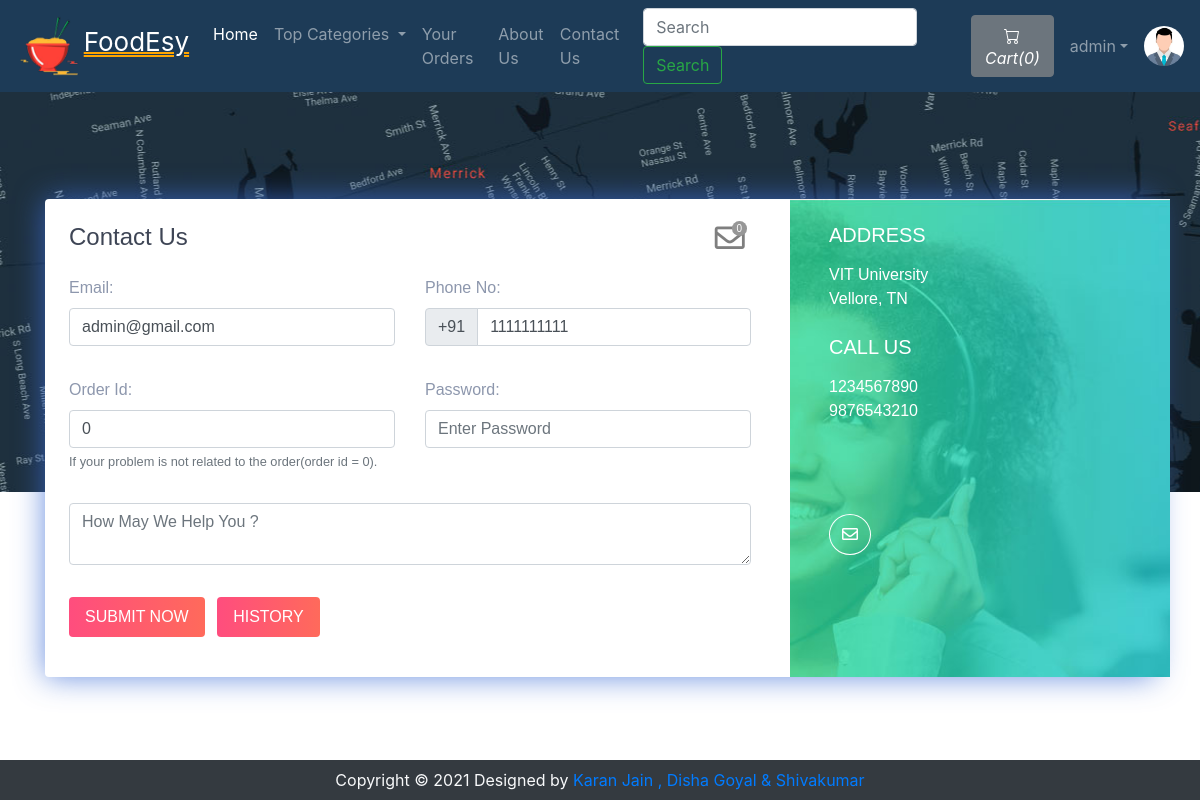
The app's page /contact.php (signed in) with its own data.
### tables this page shows
CREATE TABLE `sitedetail` (
  `tempId` int(11) NOT NULL,
  `systemName` varchar(21) NOT NULL,
  `email` varchar(35) NOT NULL,
  `contact1` bigint(21) NOT NULL,
  `contact2` bigint(21) DEFAULT NULL COMMENT 'Optional',
  `address` text NOT NULL,
  `dateTime` datetime NOT NULL DEFAULT current_timestamp()
);

CREATE TABLE `users` (
  `id` int(21) NOT NULL,
  `username` varchar(21) NOT NULL,
  `firstName` varchar(21) NOT NULL,
  `lastName` varchar(21) NOT NULL,
  `email` varchar(35) NOT NULL,
  `phone` bigint(20) NOT NULL,
  `userType` enum('0','1') NOT NULL DEFAULT '0' COMMENT '0=user\r\n1=admin',
  `password` varchar(255) NOT NULL,
  `joinDate` datetime NOT NULL DEFAULT current_timestamp()
);

### contact.php (the view, shortened to what this page needs)
<!doctype html>
<html lang="en">
  <head>
    <link rel="stylesheet" href="https://stackpath.bootstrapcdn.com/bootstrap/4.5.0/css/bootstrap.min.css">
    <link rel="stylesheet" href="https://use.fontawesome.com/releases/v5.8.2/css/all.css">
  </head>
  <body>
  <?php include 'partials/_dbconnect.php';?>
  <?php include 'partials/_nav.php';?>
      <div class="contact2" style="background-image:url(img/map.jpg);height: 400px;" id="contact">
        <div class="container">
          <div class="row contact-container">
            <div class="col-lg-12">
              <div class="card card-shadow border-0 mb-4">
                <div class="row">
                  <div class="col-lg-8">
                    <div class="contact-box p-4">
                      <div class="row">
                        <div class="col-lg-8">
                          <h4 class="title">Contact Us</h4>
                        </div>
                        <?php if($loggedin){ ?>
                          <div class="col-lg-4">
                            <div class="icon-badge-container mx-1" style="padding-left: 167px;">
                              <a href="#" data-toggle="modal" data-target="#adminReply"><i class="far fa-envelope icon-badge-icon"></i></a>
                              <div class="icon-badge"><b><span id="totalMessage">0</span></b></div>
                            </div>
                          </div>
                        <?php } ?>
                      </div>
                      <?php
                          $passSql = "SELECT * FROM users WHERE id='$userId'";
                          $passResult = mysqli_query($conn, $passSql);
                          $passRow=mysqli_fetch_assoc($passResult);
                          $email = isset($passRow['email'])?$passRow['email']:"";
                          $phone = isset($passRow['phone'])?$passRow['phone']:"";
                      ?>
                      <form action="partials/_manageContactUs.php" method="POST">
                        <div class="row">
                          <div class="col-lg-6">
                            <div class="form-group mt-3">
                                <b><label for="email">Email:</label></b>
                                <input type="email" class="form-control" id="email" name="email" placeholder="Enter Your Email" required value="<?php echo $email ?>">
                            </div>
                          </div>
                          <div class="col-lg-6">
                            <div class="form-group mt-3">
                                <b><label for="phone">Phone No:</label></b>
                                <div class="input-group mb-3">
                                    <div class="input-group-prepend">
                                      <span class="input-group-text" id="basic-addon">+91</span>
                                    </div>
                                    <input type="tel" class="form-control" id="phone" name="phone" aria-describedby="basic-addon" placeholder="Enter Your Phone Number" required pattern="[0-9]{10}" value="<?php echo $phone ?>">
                                </div>
                            </div>
                          </div>
                          <div class="col-lg-6">
                            <div class="form-group mt-3">
                              <b><label for="orderId">Order Id:</label></b>
                              <input class="form-control" type="text" id="orderId" name="orderId" placeholder="Order Id" value="0">
                              <small id="orderIdHelp" class="form-text text-muted">If your problem is not related to the order(order id = 0).</small>
                            </div>
                          </div>
                          <div class="col-lg-6">
                            <div class="form-group mt-3">
                              <b><label for="password">Password:</label></b>
                              <input class="form-control" id="password" name="password" placeholder="Enter Password" type="password" placeholder="Enter Your Password" required data-toggle="password">
                            </div>
                          </div>
                          <div class="col-lg-12">
                            <div class="form-group  mt-3">
                                <textarea class="form-control" id="message" name="message" rows="2" required minlength="6" placeholder="How May We Help You ?"></textarea>
                            </div>
                          </div>
                          <?php if($loggedin){ ?>
                            <div class="col-lg-12">
                              <button type="submit" class="btn btn-danger-gradiant mt-3 mb-3 text-white border-0 py-2 px-3"><span> SUBMIT NOW <i class="ti-arrow-right"></i></span></button>
                              <button type="button" class="btn btn-danger-gradiant mt-3 mb-3 text-white border-0 py-2 px-3 mx-2" data-toggle="modal" data-target="#history"><span> HISTORY <i class="ti-arrow-right"></i></span></button>
                            </div>
                          <?php } ?>
                        </div>
                      </form>
                    </div>
                  </div>
                  <?php
                    $sql = "SELECT * FROM `sitedetail`";
                    $result = mysqli_query($conn, $sql);
                    $row = mysqli_fetch_assoc($result);
                    $address = $row['address'];
                    $email = $row['email'];
                    $contact1 = $row['contact1'];
                    $contact2 = $row['contact2'];
                    echo '<div class="col-lg-4 bg-image" style="background-image:url(img/contact.jpg)">
                          <div class="detail-box p-4">
                            <h5 class="text-white font-weight-light mb-3">ADDRESS</h5>
                            <p class="text-white op-7">' .$address. '</p>
                            <h5 class="text-white font-weight-light mb-3 mt-4">CALL US</h5>
                            <p class="text-white op-7">' .$contact1. '
                              <br> ' .$contact2. '</p>
                            <div class="round-social light">
                              <a href="https://mail.google.com/mail/?view=cm&fs=1&tf=1&to=' .$email. '" class="ml-0 text-decoration-none text-white border border-white rounded-circle" target="_blank"><i class="far fa-envelope"></i></a>
                            </div>
                          </div>
                        </div>';
                  ?>
                </div>
              </div>
            </div>
          </div>
        </div>
      </div>
  <?php include 'partials/_footer.php';?>
  </body>
</html>

### partials/_nav.php (shortened to what this page needs)
<?php
if(isset($_SESSION['loggedin']) && $_SESSION['loggedin']==true){
  $loggedin= true;
  $userId = $_SESSION['userId'];
  $username = $_SESSION['username'];
}
else{
  $loggedin = false;
  $userId = 0;
}
$sql = "SELECT * FROM `sitedetail`";
$result = mysqli_query($conn, $sql);
$row = mysqli_fetch_assoc($result);
$systemName = $row['systemName'];
echo '<nav class="navbar navbar-expand-lg navbar-dark" style="background-color: #1d3b57;">
      <a class="navbar-brand" href="index.php"><img height=60px src="img/logo.jpg" alt="Restaurant Logo" class="img-responsive"><span style="font-size: 26px; text-decoration: double underline orange 2px;">'.$systemName.'</span></a>
      <button class="navbar-toggler" type="button" data-toggle="collapse" data-target="#navbarSupportedContent" aria-controls="navbarSupportedContent" aria-expanded="false" aria-label="Toggle navigation">
        <span class="navbar-toggler-icon"></span>
      </button>
      <div class="collapse navbar-collapse" id="navbarSupportedContent">
        <ul class="navbar-nav mr-auto">
          <li class="nav-item active">
            <a class="nav-link" href="index.php">Home <span class="sr-only">(current)</span></a>
          </li>
          <li class="nav-item dropdown">
            <a class="nav-link dropdown-toggle" href="#" id="navbarDropdown" role="button" data-toggle="dropdown" aria-haspopup="true" aria-expanded="false">
              Top Categories
            </a>
            <div class="dropdown-menu" aria-labelledby="navbarDropdown">';
            echo '</div>
          </li>
          <li class="nav-item">
            <a class="nav-link" href="viewOrder.php">Your Orders</a>
          </li>
          <li class="nav-item">
            <a class="nav-link" href="about.php">About Us</a>
          </li>
          <li class="nav-item">
            <a class="nav-link" href="contact.php">Contact Us</a>
          </li>
        </ul>
        <form method="get" action="/FoodEsy/search.php" class="form-inline my-2 my-lg-0 mx-3">
          <input class="form-control mr-sm-2" type="search" name="search" id="search" placeholder="Search" aria-label="Search" required>
          <button class="btn btn-outline-success my-2 my-sm-0" type="submit">Search</button>
        </form>';
        $countsql = "SELECT SUM(`itemQuantity`) FROM `viewcart` WHERE `userId`=$userId";
        $countresult = mysqli_query($conn, $countsql);
        $countrow = mysqli_fetch_assoc($countresult);
        $count = $countrow['SUM(`itemQuantity`)'];
        if(!$count) {
          $count = 0;
        }
        echo '<a href="viewCart.php"><button type="button" class="btn btn-secondary mx-2" title="MyCart">
          <svg xmlns="img/cart.svg" width="16" height="16" fill="currentColor" class="bi bi-cart" viewBox="0 0 16 16">
            <path d="M0 1.5A.5.5 0 0 1 .5 1H2a.5.5 0 0 1 .485.379L2.89 3H14.5a.5.5 0 0 1 .491.592l-1.5 8A.5.5 0 0 1 13 12H4a.5.5 0 0 1-.491-.408L2.01 3.607 1.61 2H.5a.5.5 0 0 1-.5-.5zM3.102 4l1.313 7h8.17l1.313-7H3.102zM5 12a2 2 0 1 0 0 4 2 2 0 0 0 0-4zm7 0a2 2 0 1 0 0 4 2 2 0 0 0 0-4zm-7 1a1 1 0 1 1 0 2 1 1 0 0 1 0-2zm7 0a1 1 0 1 1 0 2 1 1 0 0 1 0-2z"/>
          </svg>
          <i class="bi bi-cart">Cart(' .$count. ')</i>
        </button></a>';
        if($loggedin){
          echo '<ul class="navbar-nav mr-2">
            <li class="nav-item dropdown">
              <a class="nav-link dropdown-toggle" href="#" id="navbarDropdown" role="button" data-toggle="dropdown">' .$username. '</a>
              <div class="dropdown-menu" aria-labelledby="navbarDropdown">
                <a class="dropdown-item" href="partials/_logout.php">Logout</a>
              </div>
            </li>
          </ul>
          <div class="text-center image-size-small position-relative">
            <a href="viewProfile.php"><img src="img/person-' .$userId. '.jpg" class="rounded-circle" onError="this.src = \'img/profilePic.jpg\'" style="width:40px; height:40px"></a>
          </div>';
        }
        else {
          echo '
          <button type="button" class="btn btn-success mx-2"  data-toggle="modal" data-target="#loginModal">Login</button>
          <button type="button" class="btn btn-success mx-2"  data-toggle="modal" data-target="#signupModal">SignUp</button>';
        }
  echo '</div>
    </nav>';
?>

### contact.php (style rules this page uses)
.icon-badge-container { position: absolute; }
.icon-badge-icon { font-size: 30px; color: rgb(0 0 0 / 50%); position: relative; }
.icon-badge { background-color: #979797;; font-size: 10px; color: white; text-align: center; width: 15px; height: 15px; border-radius: 49%; position: relative; top: -35px; left: 17px; }
.contact2 { font-family: "Montserrat", sans-serif; color: #8d97ad; font-weight: 300; background-position: center top; }
.contact2 h1, .contact2 h2, .contact2 h3, .contact2 h4, .contact2 h5, .contact2 h6 { color: #3e4555; }
.contact2 .bg-image { background-size: cover; position: relative; display: -webkit-box; display: -webkit-flex; display: -ms-flexbox; display: flex; }
.contact2 .card.card-shadow { -webkit-box-shadow: 0px 0px 30px rgba(115, 128, 157, 0.1); box-shadow: 0px 0px 30px rgba(61, 109, 214, 0.774); }
.contact2 .detail-box .round-social { margin-top: 100px; }
.contact2 .round-social a { background: transparent; margin: 0 7px; padding: 11px 12px; }
.contact2 .contact-container { position: relative; top: 107px; }
.contact2 .btn-danger-gradiant { background: #ff4d7e; background: -webkit-linear-gradient(legacy-direction(to right), #ff4d7e 0%, #ff6a5b 100%); background: -webkit-gradient(linear, left top, right top, from(#ff4d7e), to(#ff6a5b)); background: -webkit-linear-gradient(left, #ff4d7e 0%, #ff6a5b 100%); background: -o-linear-gradient(left, #ff4d7e 0%, #ff6a5b 100%); background: linear-gradient(to right, #ff4d7e 0%, #ff6a5b 100%); }

### records on screen
sitedetail: systemName "FoodEsy", address "VIT University Vellore, TN", contact1 "1234567890", contact2 "9876543210"
users: email "admin@gmail.com", phone "1111111111"

### other values on screen
$count "0"
$username "admin"
